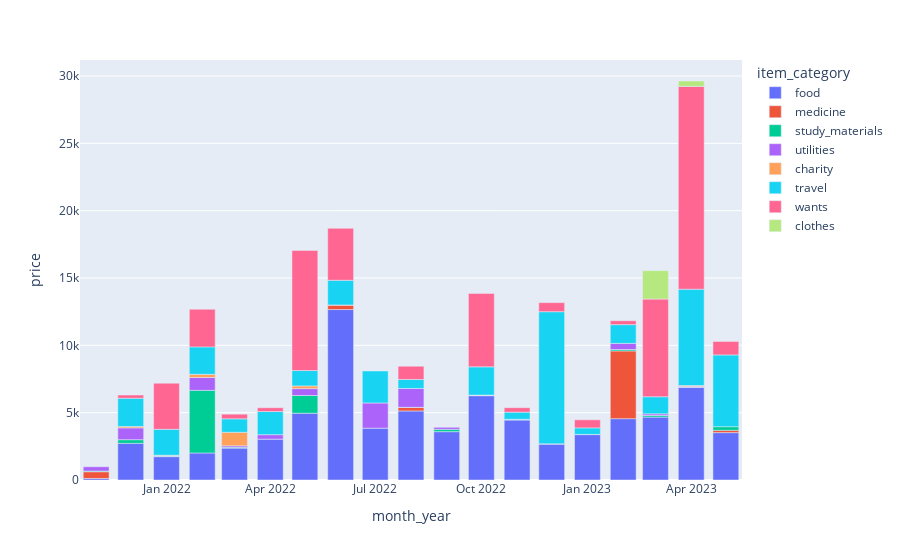

The cell this chart's notebook holds for it:
### Code cell
df['month_year'] = df['date'].dt.to_period('M')
dummy_df = df.groupby(['month_year', 'item_category'])['price'].sum().reset_index()
dummy_df.month_year = dummy_df.month_year.astype(str)
fig = px.bar(dummy_df, x="month_year", y="price", color="item_category")
fig.show()

# fig = go.Figure()
# counter, color_list = 0, ['#f71616', '#f71616', '#f76c16', '#bf7411', '#bfb911', '#94bf11', '#54bf11',  '#bf7411', '#bfb911', '#94bf11', '#54bf11']
# for category in dummy_df.item_category.unique() :
#     temp_df = dummy_df[dummy_df.item_category == category]
#     fig.add_trace(go.Bar(
#         x=temp_df.month_year,
#         y=temp_df.price,
#         name= category,
#         # marker_color= color_list[counter]
#     ))
#     counter += 1 

# fig.update_layout(plot_bgcolor="white", barmode='group')

### Figure 1 — Plotly figure (JSON) as saved in the notebook; plotly's stock layout.template omitted (floating-point values rounded to 4 significant figures)
{"data": [{"alignmentgroup": "True", "hovertemplate": "item_category=food<br>month_year=%{x}<br>price=%{y}<extra></extra>", "legendgroup": "food", "marker": {"color": "#636efa", "pattern": {"shape": ""}}, "name": "food", "offsetgroup": "food", "orientation": "v", "showlegend": true, "textposition": "auto", "type": "bar", "x": ["2021-11", "2021-12", "2022-01", "2022-02", "2022-03", "2022-04", "2022-05", "2022-06", "2022-07", "2022-08", "2022-09", "2022-10", "2022-11", "2022-12", "2023-01", "2023-02", "2023-03", "2023-04", "2023-05"], "xaxis": "x", "y": [115, 2723, 1734, 2008, 2369, 3034, 4959, 12658, 3849, 5128, 3589, 6262, 4453, 2667, 3373, 4555, 4670, 6885, 3518], "yaxis": "y"}, {"alignmentgroup": "True", "hovertemplate": "item_category=medicine<br>month_year=%{x}<br>price=%{y}<extra></extra>", "legendgroup": "medicine", "marker": {"color": "#EF553B", "pattern": {"shape": ""}}, "name": "medicine", "offsetgroup": "medicine", "orientation": "v", "showlegend": true, "textposition": "auto", "type": "bar", "x": ["2021-11", "2022-06", "2022-08", "2023-02", "2023-05"], "xaxis": "x", "y": [500, 330, 260, 5030, 170], "yaxis": "y"}, {"alignmentgroup": "True", "hovertemplate": "item_category=study_materials<br>month_year=%{x}<br>price=%{y}<extra></extra>", "legendgroup": "study_materials", "marker": {"color": "#00cc96", "pattern": {"shape": ""}}, "name": "study_materials", "offsetgroup": "study_materials", "orientation": "v", "showlegend": true, "textposition": "auto", "type": "bar", "x": ["2021-11", "2021-12", "2022-01", "2022-02", "2022-03", "2022-05", "2022-08", "2022-09", "2022-10", "2022-11", "2022-12", "2023-02", "2023-03", "2023-04", "2023-05"], "xaxis": "x", "y": [50, 270, 35, 4650, 60, 1316, 10, 175, 15, 40, 20, 105, 125, 9, 270], "yaxis": "y"}, {"alignmentgroup": "True", "hovertemplate": "item_category=utilities<br>month_year=%{x}<br>price=%{y}<extra></extra>", "legendgroup": "utilities", "marker": {"color": "#ab63fa", "pattern": {"shape": ""}}, "name": "utilities", "offsetgroup": "utilities", "orientation": "v", "showlegend": true, "textposition": "auto", "type": "bar", "x": ["2021-11", "2021-12", "2022-01", "2022-02", "2022-03", "2022-04", "2022-05", "2022-07", "2022-08", "2022-09", "2022-10", "2022-11", "2023-01", "2023-02", "2023-03", "2023-04"], "xaxis": "x", "y": [318, 880, 40, 954, 110, 330, 510, 1872, 1400, 150, 20, 15, 10, 455, 120, 60], "yaxis": "y"}, {"alignmentgroup": "True", "hovertemplate": "item_category=charity<br>month_year=%{x}<br>price=%{y}<extra></extra>", "legendgroup": "charity", "marker": {"color": "#FFA15A", "pattern": {"shape": ""}}, "name": "charity", "offsetgroup": "charity", "orientation": "v", "showlegend": true, "textposition": "auto", "type": "bar", "x": ["2021-12", "2022-01", "2022-02", "2022-03", "2022-05", "2022-06", "2022-10", "2023-04"], "xaxis": "x", "y": [104, 30, 235, 1005, 200, 10, 10, 60], "yaxis": "y"}, {"alignmentgroup": "True", "hovertemplate": "item_category=travel<br>month_year=%{x}<br>price=%{y}<extra></extra>", "legendgroup": "travel", "marker": {"color": "#19d3f3", "pattern": {"shape": ""}}, "name": "travel", "offsetgroup": "travel", "orientation": "v", "showlegend": true, "textposition": "auto", "type": "bar", "x": ["2021-12", "2022-01", "2022-02", "2022-03", "2022-04", "2022-05", "2022-06", "2022-07", "2022-08", "2022-10", "2022-11", "2022-12", "2023-01", "2023-02", "2023-03", "2023-04", "2023-05"], "xaxis": "x", "y": [2093, 1925, 2038, 999, 1721, 1142, 1833, 2376, 668, 2095, 530, 9810, 487, 1392, 1267, 7156, 5330], "yaxis": "y"}, {"alignmentgroup": "True", "hovertemplate": "item_category=wants<br>month_year=%{x}<br>price=%{y}<extra></extra>", "legendgroup": "wants", "marker": {"color": "#FF6692", "pattern": {"shape": ""}}, "name": "wants", "offsetgroup": "wants", "orientation": "v", "showlegend": true, "textposition": "auto", "type": "bar", "x": ["2021-12", "2022-01", "2022-02", "2022-03", "2022-04", "2022-05", "2022-06", "2022-08", "2022-10", "2022-11", "2022-12", "2023-01", "2023-02", "2023-03", "2023-04", "2023-05"], "xaxis": "x", "y": [240, 3424, 2794, 344, 280, 8922, 3860, 982, 5455, 330, 674, 600, 288, 7256, 15060, 1000], "yaxis": "y"}, {"alignmentgroup": "True", "hovertemplate": "item_category=clothes<br>month_year=%{x}<br>price=%{y}<extra></extra>", "legendgroup": "clothes", "marker": {"color": "#B6E880", "pattern": {"shape": ""}}, "name": "clothes", "offsetgroup": "clothes", "orientation": "v", "showlegend": true, "textposition": "auto", "type": "bar", "x": ["2023-03", "2023-04"], "xaxis": "x", "y": [2109, 400], "yaxis": "y"}], "layout": {"barmode": "relative", "legend": {"title": {"text": "item_category"}, "tracegroupgap": 0}, "margin": {"t": 60}, "xaxis": {"anchor": "y", "domain": [0, 1], "title": {"text": "month_year"}}, "yaxis": {"anchor": "x", "domain": [0, 1], "title": {"text": "price"}}}}
